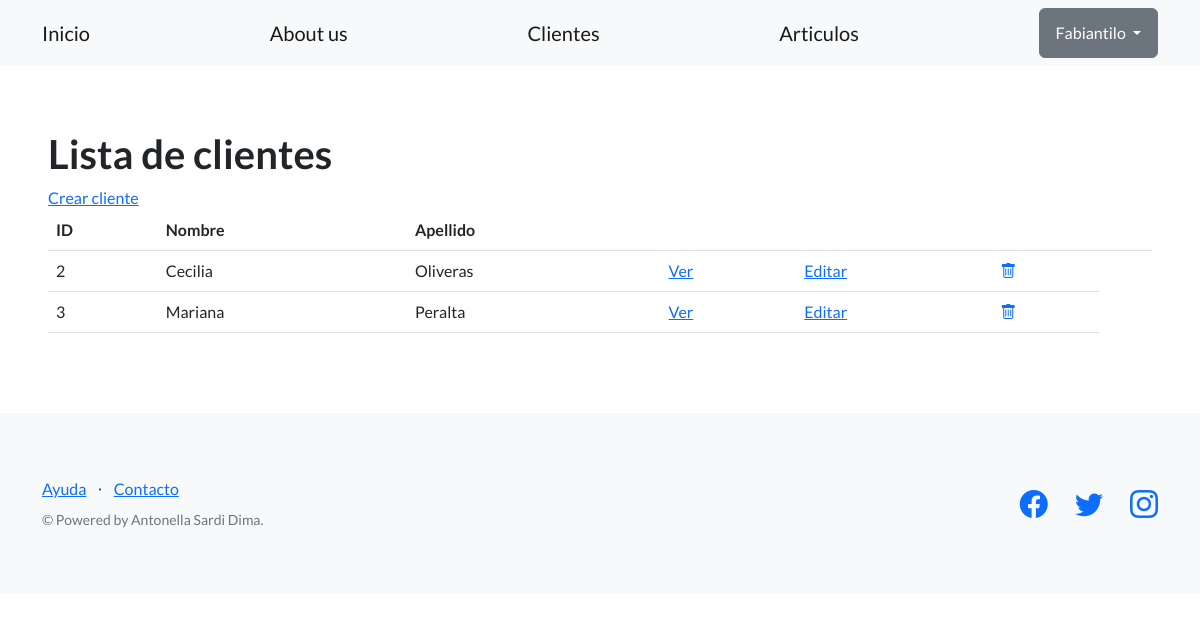
Screenshot of /home/clientes/ (signed in) with the database file from the repository.
### shop/models.py (models this page shows, shortened)
class Cliente(models.Model):
  nombre = models.CharField(max_length=256)
  apellido = models.CharField(max_length=256)
  domicilio = models.CharField(max_length=256)
  dni = models.CharField(max_length=20)
  telefono = models.IntegerField()
  email = models.EmailField()
  creador = models.ForeignKey(User, on_delete=models.SET_NULL, null=True)

### shop/views.py (the view)
# urls.py: path('clientes/', ClienteListView.as_view(), name="ver-clientes"),
class ClienteListView(LoginRequiredMixin, ListView):
     model = Cliente
     template_name = 'shop/listado_clientes.html'

### shop/templates/shop/listado_clientes.html (shortened to what this page needs)
{% extends "shop/base.html" %}
{% load static %}
{% block contenido %}
<section>
    <div>
        <h1>Lista de clientes </h1>
        <a href="{% url 'crear-cliente' %}">Crear cliente</a>
        <br>
            <table class="table">
                <tbody>
                  <tr>
                    <th>ID</th>
                    <th>Nombre</th>
                    <th>Apellido</th>
                    <th></th>
                    <th></th>
                    <th></th>
                    <th></th>
                  </tr>
                  {% for cliente in object_list %}
                  <tr>
                    <td>{{ cliente.id }}</td>
                    <td>{{ cliente.nombre }}</td>
                    <td>{{ cliente.apellido }}</td>
                    <td>
                        <a href="{% url 'ver-clientes' cliente.id %}">Ver</a>
                    </td>
                    <td>
                        <a href="{% url 'editar-clientes' cliente.id %}">Editar</a>
                    </td>
                    <td>
                        <a href="{% url 'borrar-clientes' cliente.id %}">
                            <i class="bi bi-trash"></i>
                        </a>
                    </td>
                  </tr>
                  {% endfor %}
                </tbody>
              </table>
    </div>
</section>
{% endblock contenido %}

### shop/templates/shop/base.html (shortened to what this page needs)
{% load static %}
<!DOCTYPE html>
<html lang="en">
    <head>
        <link href="https://cdn.jsdelivr.net/npm/bootstrap-icons@1.5.0/font/bootstrap-icons.css" rel="stylesheet" type="text/css" />
        <link href="{% static 'mysite/css/styles.css' %}" rel="stylesheet" />
    </head>
    <body>
        <nav class="navbar navbar-light bg-light static-top">
            <div class="container">
                <a class="navbar-brand" href="{% url 'inicio' %}">Inicio</a>
                <a class="navbar-brand" href="{% url 'presentacion' %}">About us</a>
                <a class="navbar-brand" href="{% url 'ver-clientes' %}">Clientes</a>
                <a class="navbar-brand" href="{% url 'listar-articulos' %}">Articulos</a>
                {% if user.is_authenticated %}
                <div class="dropdown">
                    <button class="btn btn-secondary dropdown-toggle" type="button" id="dropdownMenuButton1" data-bs-toggle="dropdown" aria-expanded="false">
                        <div style="display: inline-flex;">
                            <span>{{ user.username }}</span>
                        </div>
                    </button>
                    </div>
                </div>                {% else %}
                <a class="btn btn-success" href="{% url 'login' %}">Inicio sesión</a>
                <a class="btn btn-info" href="{% url 'signup' %}">Registro</a>
                {% endif %}
        </nav>
        <section style="padding:4rem 3rem;">
            {% block contenido %}
            {% endblock contenido %}
        </section>
        <footer class="footer bg-light">
            <div class="container">
                <div class="row">
                    <div class="col-lg-6 h-100 text-center text-lg-start my-auto">
                        <ul class="list-inline mb-2">
                            <li class="list-inline-item"><a href="#!">Ayuda</a></li>
                            <li class="list-inline-item">⋅</li>
                            <li class="list-inline-item"><a href="#!">Contacto</a></li>
                        </ul>
                        <p class="text-muted small mb-4 mb-lg-0">&copy; Powered by Antonella Sardi Dima.</p>
                    </div>
                    <div class="col-lg-6 h-100 text-center text-lg-end my-auto">
                        <ul class="list-inline mb-0">
                            <li class="list-inline-item me-4">
                                <a href="#!"><i class="bi-facebook fs-3"></i></a>
                            </li>
                            <li class="list-inline-item me-4">
                                <a href="#!"><i class="bi-twitter fs-3"></i></a>
                            </li>
                            <li class="list-inline-item">
                                <a href="https://www.instagram.com/"><i class="bi-instagram fs-3"></i></a>
                            </li>
                        </ul>
                    </div>
                </div>
            </div>
        </footer>
    </body>
</html>

### rows the page displays
Cliente: id "2", nombre "Cecilia", apellido "Oliveras"
Cliente: id "3", nombre "Mariana", apellido "Peralta"

### other values shown
{{ user.username }} "Fabiantilo"
